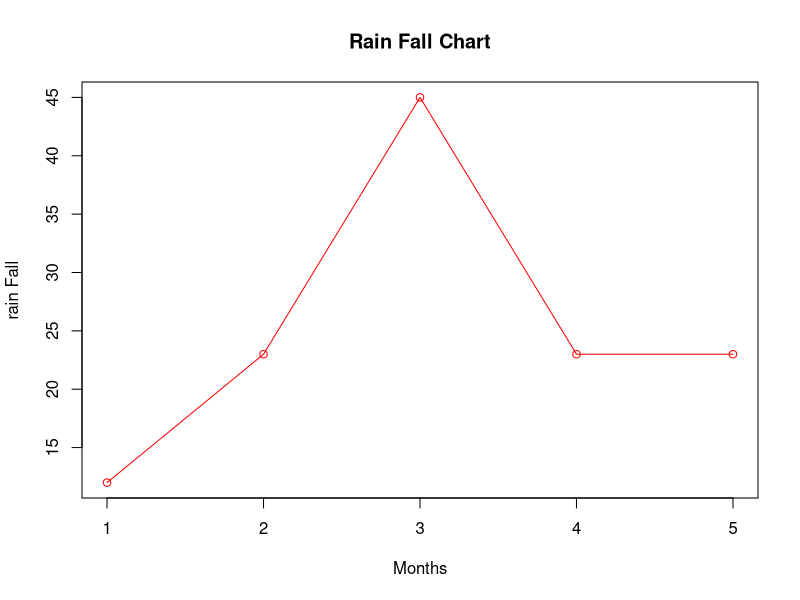
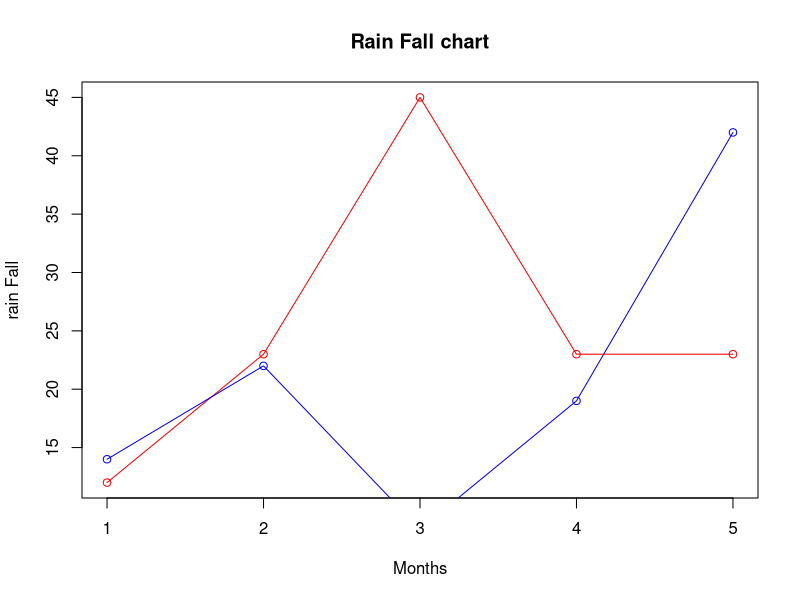
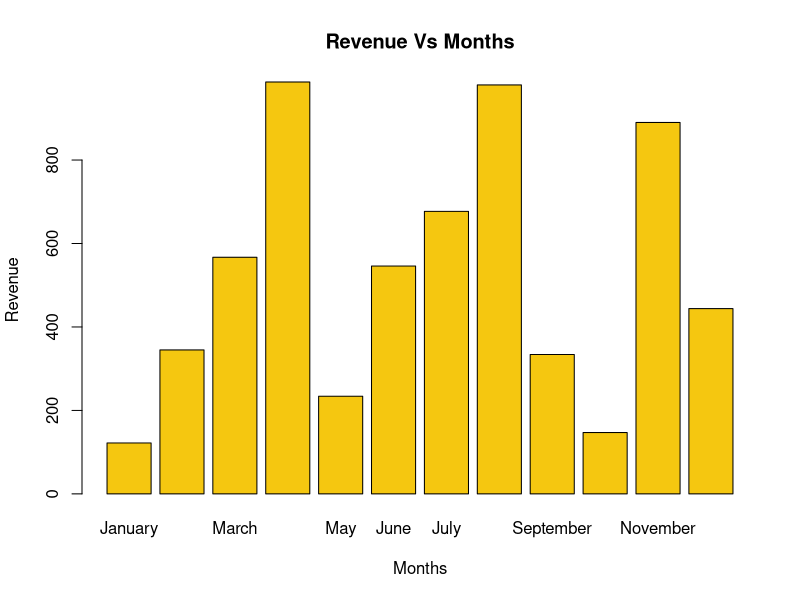
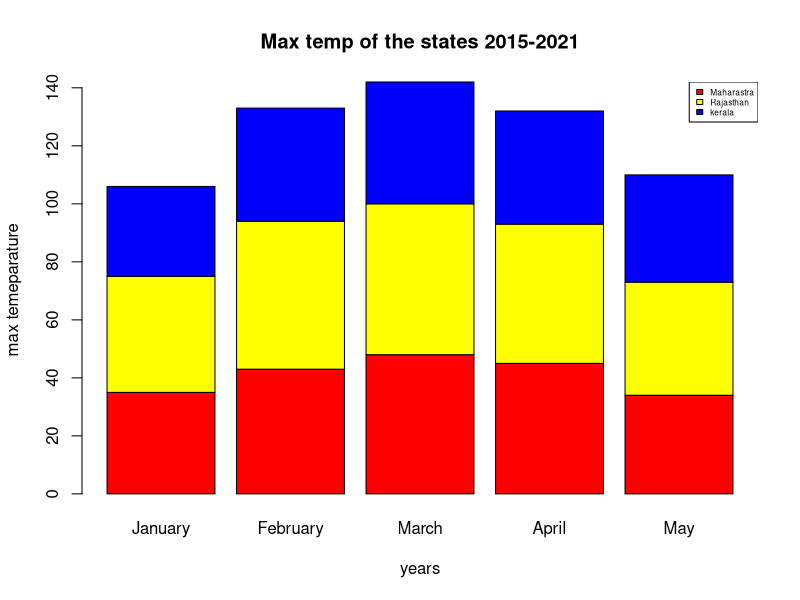
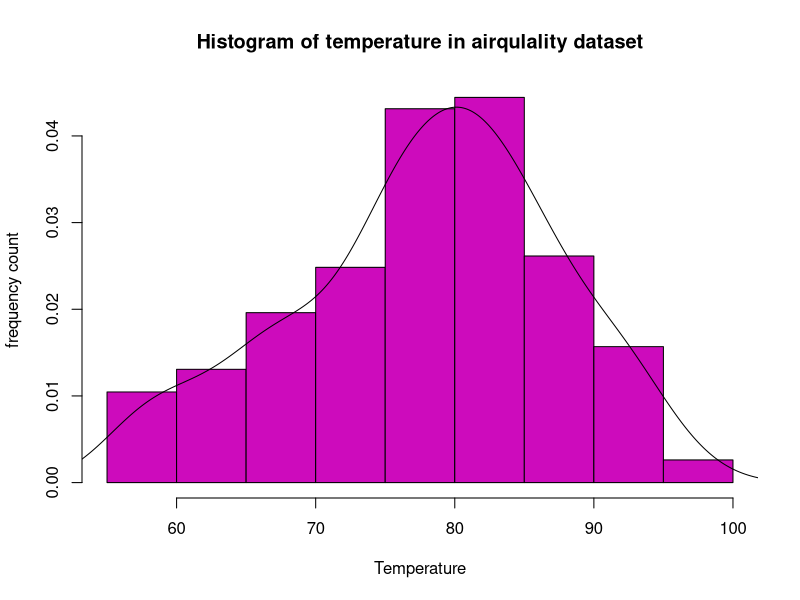
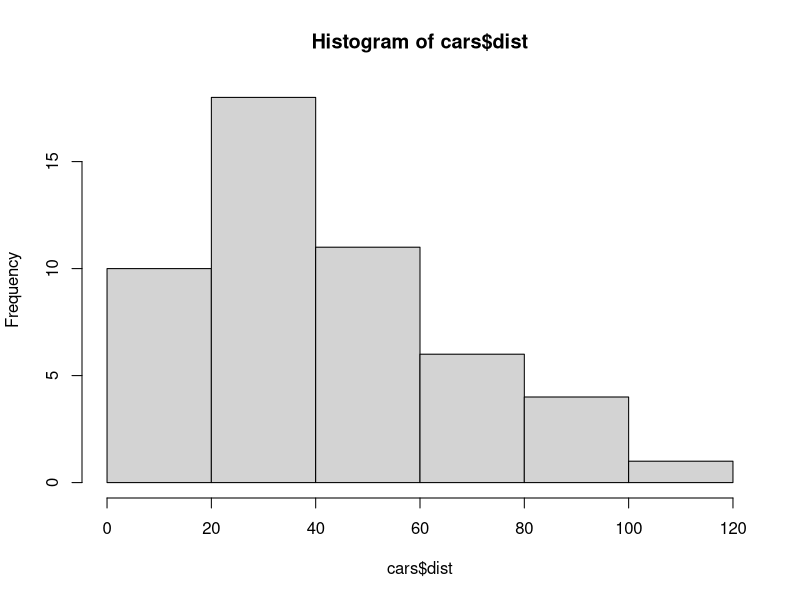
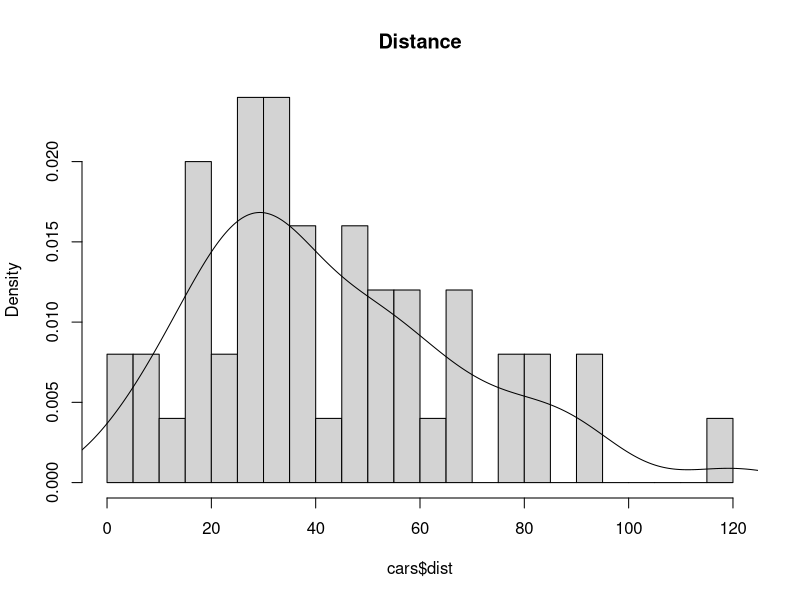
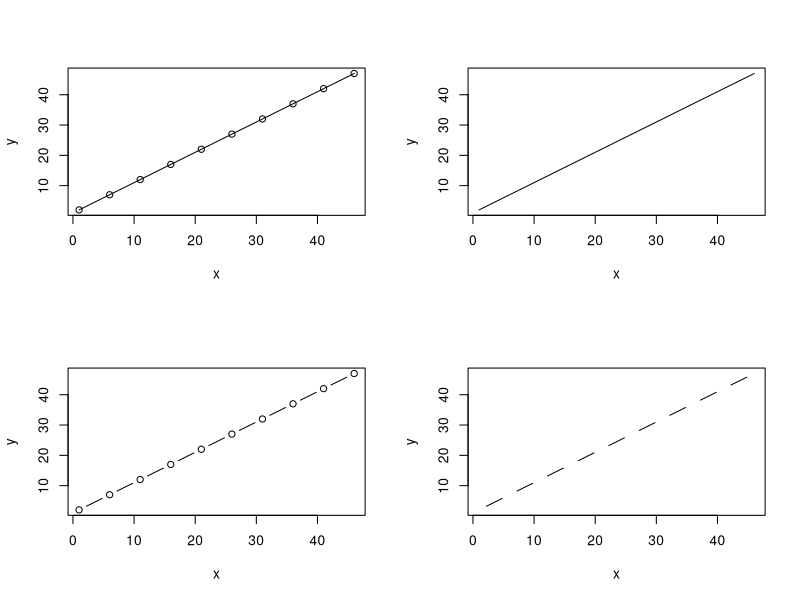

Here is the R script that generated these plots, in order:
## ---- chunk 1
# ls(package:datasets) 
## ---- chunk 2
 # data("name of the dataset") 

## ---- chunk 3
# attributes("name of the dataset")

## ---- chunk 4
# attributes("name of the dataset$perticular col name") 

## ---- chunk 5
x=c(14,22,8,19,42)
y=c(12,23,45,23,23)
plot(y,type="o",col="red",xlab="Months",ylab="rain Fall",main="Rain Fall Chart")


## ---- chunk 6
x=c(14,22,8,19,42)
y=c(12,23,45,23,23)
plot(y,type="o",col="red",xlab = "Months",ylab="rain Fall",main="Rain Fall chart")
lines(x,type="o",col="blue")

## ---- chunk 7
x=c(122,345,567,987,234,546,677,980,334,147,890,444)
m=month.name
barplot(x,names.arg = m,col=7,xlab ="Months",ylab="Revenue",main="Revenue Vs Months")

## ---- chunk 8
color=c("red","yellow","blue")
States=c("Maharastra","Rajasthan","kerala")
years=c(month.name[1:5])
high_temp=matrix(c(35,40,31,43,51,39,48,52,42,45,48,39,34,39,37),nrow=3)
b=barplot(high_temp,names.arg=years,xlab="years",ylab="max temeparature",main="Max temp of the states 2015-2021",col=color)
legend("topright",States,cex=0.5,fill = color)


## ---- chunk 9
data("airquality")
# attributes(airquality)
hist(airquality$Temp,xlab="Temperature",ylab="frequency count",col=6,main="Histogram of temperature in airqulality dataset",probability = TRUE)
# to draw the density line we have to add probability= TRUE in hist() function.
lines(density(airquality$Temp))
## ---- chunk 10
#without breaks
hist(cars$dist)
## ---- chunk 11
# with breaks command
data("cars")
brk=seq(0,120,5)
hist(cars$dist,main="Distance",breaks = brk,probability = TRUE)

lines(density(cars$dist))
## ---- chunk 12
x=seq(1,50,5)
y=seq(2,51,5)
par(mfrow=c(2,2))
plot(x,y,type="o")
plot(x,y,type="l")
plot(x,y,type="b")
plot(x,y,type="c")
## ---- chunk 13
data("airquality")
par(mfrow=c(2,2))
plot(airquality$Temp,airquality$Ozone,col="red")
plot(airquality$Temp,airquality$Ozone,col="blue",type="b")
plot(airquality$Temp,airquality$Ozone,col="yellow",type="c")
plot(airquality$Temp,airquality$Ozone,col="black",type="l")


## ---- chunk 14
# a dot chart or dot plot is same as the scatter plot. the main difference is that the dot plot in R displays the index(each category) in vertical axis and the corresponding value in the horizontal axis.
## ---- chunk 15
data("cars")
plot(cars$dist,cars$speed,main="Distance Vs Speed" )

## ---- chunk 16
data("sleep")
# sleep$extra~sleep$group :y axis on x axis
boxplot(sleep$extra~sleep$group,xlab="group no.",ylab="Extra sleeping hours",main="boxplot comparing Numetical data with categorical data")

## ---- chunk 17

States_label=c("Maharastra","Kerala","Tamilnadu","Bihar","jharkhand","Lakshdweep")
literacy=c(82,94,80,61,66,91)
label=round(c(100*literacy/sum(literacy),1))
pie(literacy,labels =paste0(label,"%"),main="Pie Chart Of the no of college of States",col=rainbow(length(literacy)))
legend("topright",States_label,fill=rainbow(length(literacy)))

## ---- chunk 18
States_label=c("Maharastra","Kerala","Tamilnadu","Bihar","jharkhand","Lakshdweep")
literacy=c(82,94,80,61,66,91)
label=round(c(100*literacy/sum(literacy),1))
pie(literacy,labels =paste(literacy,"=",label,"%"),main="Pie Chart Of the no of college of States",col=rainbow(length(literacy)))
legend("topright",States_label,fill=rainbow(length(literacy)))
## ---- chunk 19
gender=factor(c(rep("Male",10), rep("Female",20)))
pie(table(gender),main = "Male and Female ",col =c(5,7))
legend("topright",c("Male","Famale"),fill = c(5,7))

## ---- chunk 20
data("airquality")
pairs(airquality)
## ---- chunk 21
# A Stem and Leaf Diagram, also called Stem and Leaf plot in R, is a 
# special table where each numeric value split into a stem (First digit(s) ) and a leaf (last 
# Digit). Stem and Leaf plot is a technique of displaying the frequencies with which some 
# classes of values may occur.
data("iris")
stem(iris$Petal.Length)

## ---- chunk 22
library(plotrix)
countries=c("United States","China","Japan","Germany","U.k","France","India","Italy")
gdp=c(20.49,13.4,4.97,4,2.83,2.78,2.72,2.070)
pie3D(gdp,labels=countries,main="GDP of top coounties",col=c(2:9))
legend("topleft",countries,fill = c(2:9),cex = 0.6)


